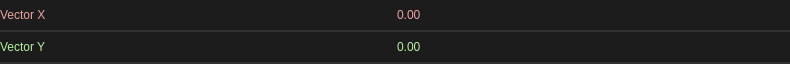
<?xml version="1.0" encoding="UTF-8"?>
<ui version="4.0">
 <class>Widget</class>
 <widget class="QWidget" name="Widget">
  <property name="geometry">
   <rect>
    <x>0</x>
    <y>0</y>
    <width>790</width>
    <height>64</height>
   </rect>
  </property>
  <property name="minimumSize">
   <size>
    <width>0</width>
    <height>0</height>
   </size>
  </property>
  <property name="maximumSize">
   <size>
    <width>16777215</width>
    <height>64</height>
   </size>
  </property>
  <property name="windowTitle">
   <string>Form</string>
  </property>
  <property name="styleSheet">
   <string notr="true">.QWidget {
    font: 580 10pt &quot;Segoe UI&quot;;
    border: 2px solid black;
    border-radius: 0px;
    border-left: 0px;
    border-right: 0px;
	border-top: 0px;
    border-color: rgba(50, 50, 50, 255);
    padding: 8px;
    padding-left: 6px;
    padding-right: 6px;
    color: #E3E3E3;
    background-color: #1C1C1C;
}

.QWidget::hover {
}
.QWidget::selected {
    background-color: #414956;
}</string>
  </property>
  <layout class="QVBoxLayout" name="verticalLayout">
   <property name="spacing">
    <number>0</number>
   </property>
   <property name="leftMargin">
    <number>0</number>
   </property>
   <property name="topMargin">
    <number>0</number>
   </property>
   <property name="rightMargin">
    <number>0</number>
   </property>
   <property name="bottomMargin">
    <number>0</number>
   </property>
   <item>
    <widget class="QFrame" name="frame">
     <property name="maximumSize">
      <size>
       <width>16777215</width>
       <height>32</height>
      </size>
     </property>
     <property name="styleSheet">
      <string notr="true">.QFrame {
    font: 580 10pt &quot;Segoe UI&quot;;
    border: 2px solid black;
    border-radius: 0px;
    border-left: 0px;
    border-right: 0px;
	border-top: 0px;
    border-color: rgba(50, 50, 50, 255);
    color: #E3E3E3;
    background-color: #1C1C1C;
}

.QFrame::hover {
}
.QFrame::selected {
    background-color: #414956;
}</string>
     </property>
     <property name="frameShape">
      <enum>QFrame::StyledPanel</enum>
     </property>
     <property name="frameShadow">
      <enum>QFrame::Raised</enum>
     </property>
     <property name="lineWidth">
      <number>0</number>
     </property>
     <layout class="QHBoxLayout" name="horizontalLayout_2">
      <property name="spacing">
       <number>0</number>
      </property>
      <property name="leftMargin">
       <number>0</number>
      </property>
      <property name="topMargin">
       <number>0</number>
      </property>
      <property name="rightMargin">
       <number>0</number>
      </property>
      <property name="bottomMargin">
       <number>0</number>
      </property>
      <item>
       <widget class="QLabel" name="label">
        <property name="styleSheet">
         <string notr="true">border:0px;
background-color: rgba(255, 255, 255, 0);
font: 8pt &quot;Segoe UI&quot;;
color: #ECA4A0;
</string>
        </property>
        <property name="text">
         <string>Vector X</string>
        </property>
       </widget>
      </item>
      <item>
       <widget class="QDoubleSpinBox" name="vector_x">
        <property name="minimumSize">
         <size>
          <width>0</width>
          <height>0</height>
         </size>
        </property>
        <property name="styleSheet">
         <string notr="true">QDoubleSpinBox {
    font: 580 8pt &quot;Segoe UI&quot;;
    border: 2px solid black;
    border-radius: 2px;
    border-color: rgba(80, 80, 80, 255);
    color: #E3E3E3;
    background-color: #1C1C1C;
border:0px;
color: #ECA4A0;
}

QDoubleSpinBox:focus {
}

QDoubleSpinBox:hover {
}

QDoubleSpinBox:pressed {
	background-color: #121212;
}

QDoubleSpinBox::up-button {
    border: 0px solid black;
    subcontrol-origin: border;
    subcontrol-position: top right;
    border-left: 2px solid black;
    border-bottom: 0px solid black;
    border-top-right-radius: 2px;
    border-color: rgba(80, 80, 80, 255);
	width:16px;
    margin:0px;
border:0px;
}

QDoubleSpinBox::up-arrow {
    image: url(://icons/arrow_drop_up_24dp_9D9D9D_FILL0_wght400_GRAD0_opsz24.svg);
    width: 20px;
    height: 20px;
}

QDoubleSpinBox::down-button {
    subcontrol-origin: border;
    subcontrol-position: bottom right;
	border: 0px solid black;
    border-left: 2px solid black;
    border-top: 2px solid black;
border-bottom-right-radius: 2px;
    border-color: rgba(80, 80, 80, 255);
	width:16px;
    margin:0px;
border:0px;
}

QDoubleSpinBox::down-arrow {
    image: url(://icons/arrow_drop_down_16dp.svg);
    width: 20px;
    height: 20px;
}</string>
        </property>
        <property name="decimals">
         <number>2</number>
        </property>
        <property name="minimum">
         <double>-99999999999.000000000000000</double>
        </property>
        <property name="maximum">
         <double>99999999999.000000000000000</double>
        </property>
        <property name="singleStep">
         <double>0.100000000000000</double>
        </property>
       </widget>
      </item>
     </layout>
    </widget>
   </item>
   <item>
    <widget class="QFrame" name="frame_2">
     <property name="maximumSize">
      <size>
       <width>16777215</width>
       <height>32</height>
      </size>
     </property>
     <property name="styleSheet">
      <string notr="true">.QFrame {
    font: 580 10pt &quot;Segoe UI&quot;;
    border: 2px solid black;
    border-radius: 0px;
    border-left: 0px;
    border-right: 0px;
	border-top: 0px;
    border-color: rgba(50, 50, 50, 255);
    color: #E3E3E3;
    background-color: #1C1C1C;
}

.QFrame::hover {
}
.QFrame::selected {
    background-color: #414956;
}</string>
     </property>
     <property name="frameShape">
      <enum>QFrame::StyledPanel</enum>
     </property>
     <property name="frameShadow">
      <enum>QFrame::Raised</enum>
     </property>
     <property name="lineWidth">
      <number>0</number>
     </property>
     <layout class="QHBoxLayout" name="horizontalLayout_7">
      <property name="spacing">
       <number>0</number>
      </property>
      <property name="leftMargin">
       <number>0</number>
      </property>
      <property name="topMargin">
       <number>0</number>
      </property>
      <property name="rightMargin">
       <number>0</number>
      </property>
      <property name="bottomMargin">
       <number>0</number>
      </property>
      <item>
       <widget class="QLabel" name="label_2">
        <property name="styleSheet">
         <string notr="true">border:0px;
background-color: rgba(255, 255, 255, 0);
font: 8pt &quot;Segoe UI&quot;;
color: #B6EFA2;</string>
        </property>
        <property name="text">
         <string>Vector Y</string>
        </property>
       </widget>
      </item>
      <item>
       <widget class="QDoubleSpinBox" name="vector_y">
        <property name="styleSheet">
         <string notr="true">QDoubleSpinBox {
    font: 580 8pt &quot;Segoe UI&quot;;
    border: 2px solid black;
    border-radius: 2px;
    border-color: rgba(80, 80, 80, 255);
    color: #E3E3E3;
    background-color: #1C1C1C;
border:0px;
color: #B6EFA2;
}

QDoubleSpinBox:focus {
}

QDoubleSpinBox:hover {
}

QDoubleSpinBox:pressed {
	background-color: #121212;
}

QDoubleSpinBox::up-button {
    border: 0px solid black;
    subcontrol-origin: border;
    subcontrol-position: top right;
    border-left: 2px solid black;
    border-bottom: 0px solid black;
    border-top-right-radius: 2px;
    border-color: rgba(80, 80, 80, 255);
	width:16px;
    margin:0px;
border:0px;
}

QDoubleSpinBox::up-arrow {
    image: url(://icons/arrow_drop_up_24dp_9D9D9D_FILL0_wght400_GRAD0_opsz24.svg);
    width: 20px;
    height: 20px;
}

QDoubleSpinBox::down-button {
    subcontrol-origin: border;
    subcontrol-position: bottom right;
	border: 0px solid black;
    border-left: 2px solid black;
    border-top: 2px solid black;
border-bottom-right-radius: 2px;
    border-color: rgba(80, 80, 80, 255);
	width:16px;
    margin:0px;
border:0px;
}

QDoubleSpinBox::down-arrow {
    image: url(://icons/arrow_drop_down_16dp.svg);
    width: 20px;
    height: 20px;
}

QDoubleSpinBox:disabled {
	color: rgba(125, 125, 125, 100);
}</string>
        </property>
        <property name="decimals">
         <number>2</number>
        </property>
        <property name="minimum">
         <double>-99999999999.000000000000000</double>
        </property>
        <property name="maximum">
         <double>99999999999.000000000000000</double>
        </property>
        <property name="singleStep">
         <double>0.100000000000000</double>
        </property>
       </widget>
      </item>
     </layout>
    </widget>
   </item>
  </layout>
 </widget>
 <resources/>
 <connections/>
</ui>
